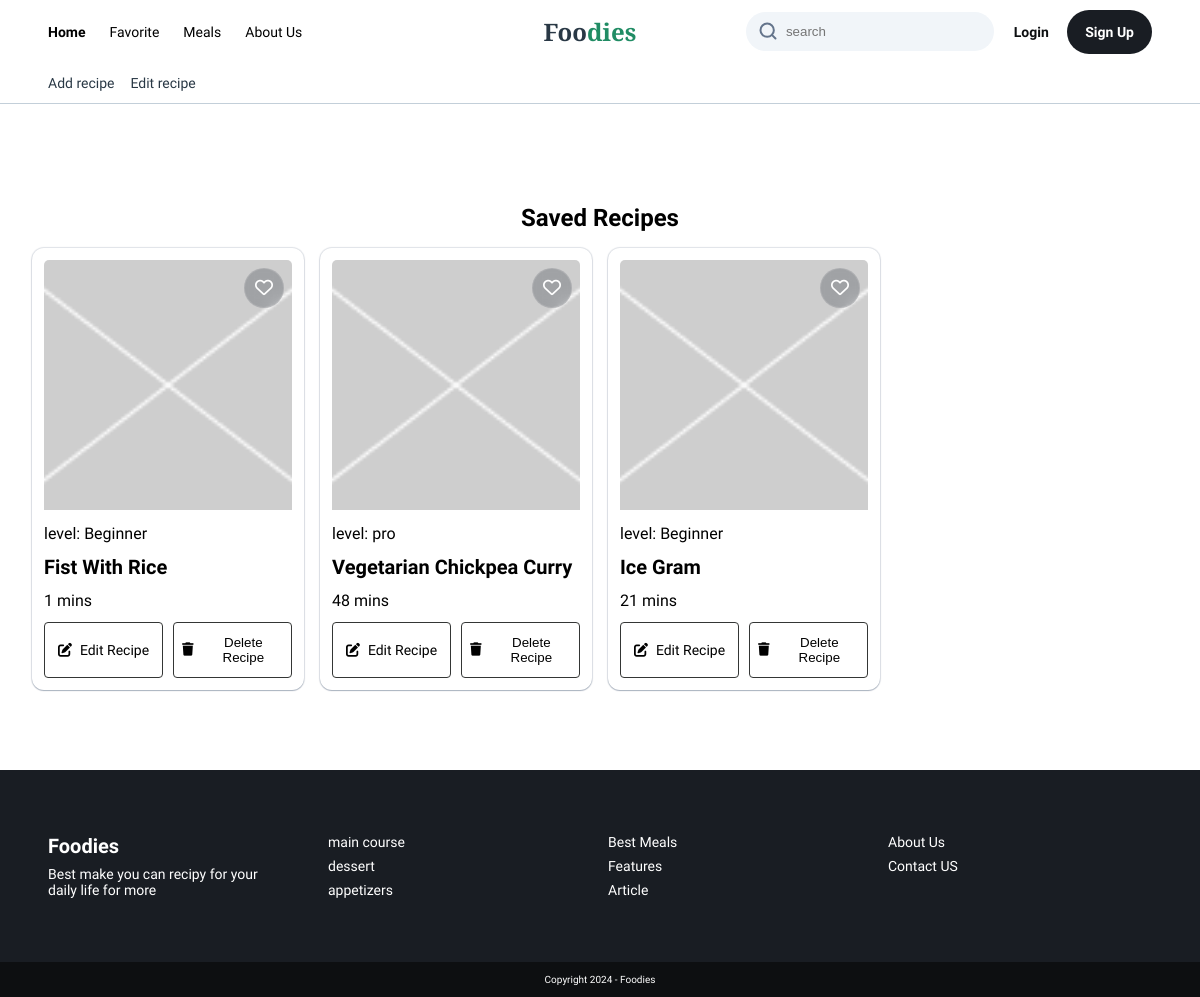
The app's page /users/EditRecipe/, older data.
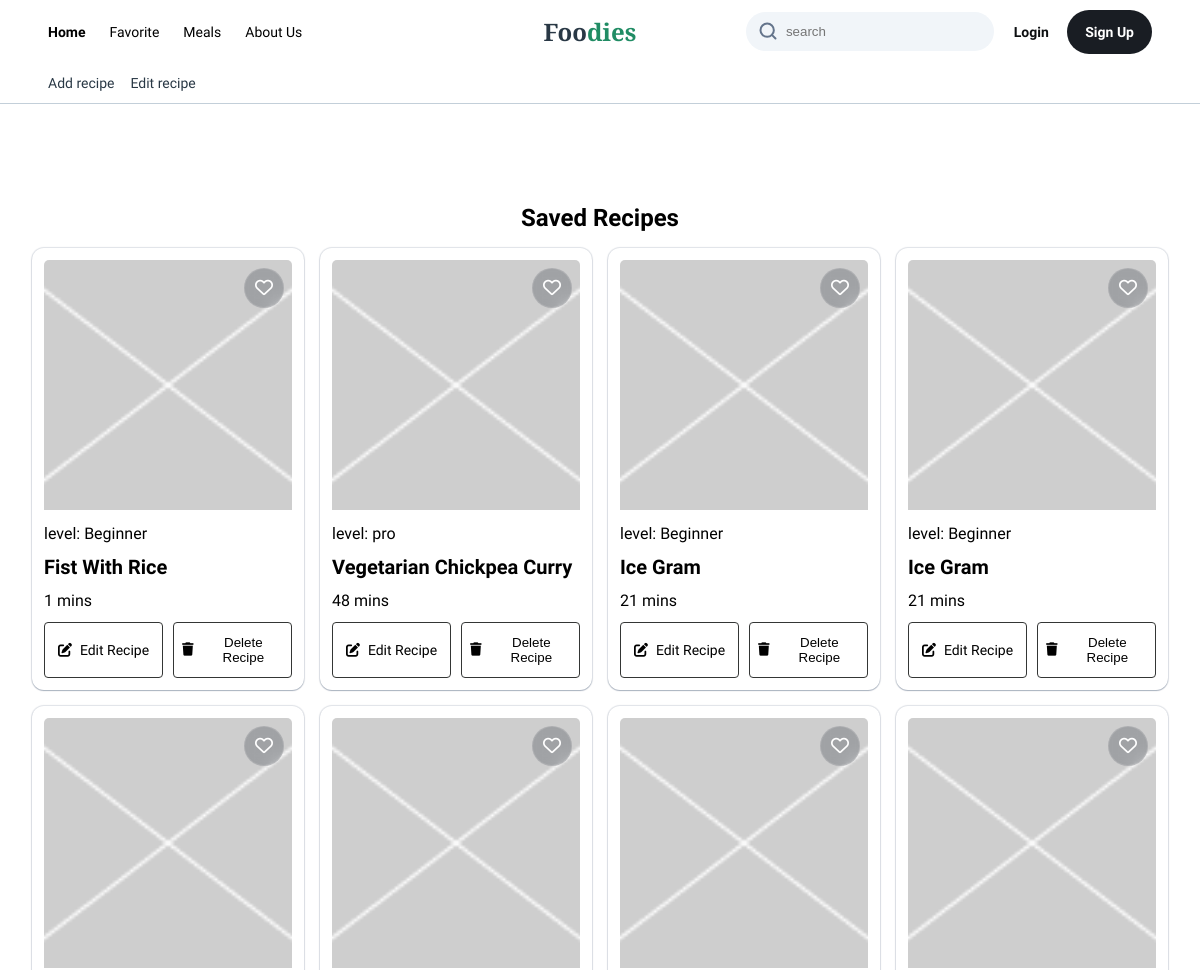
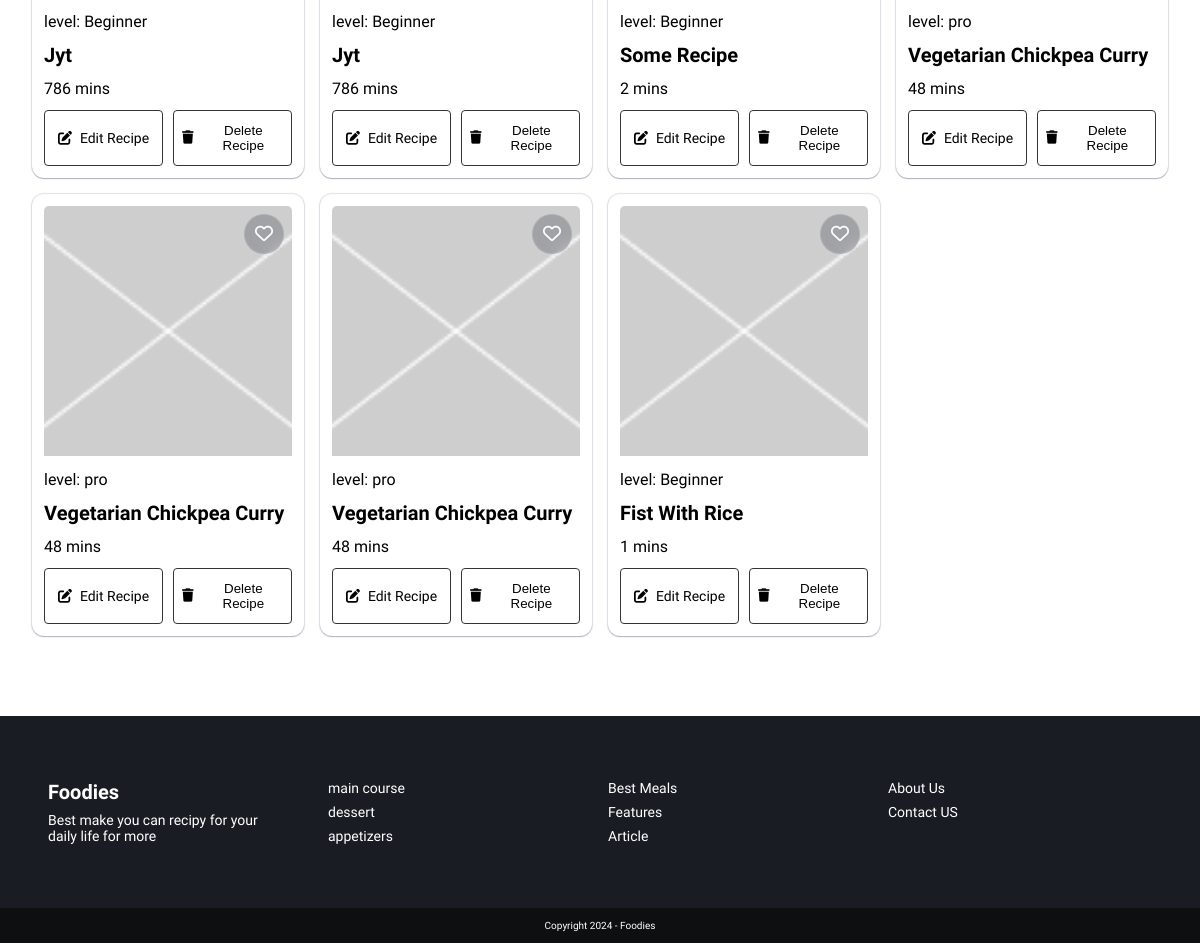
The same page, newer data (2 pictures, top to bottom).
### recipes/models.py (models this page shows, shortened)
class Recipe(models.Model):
    id = models.AutoField(primary_key=True)
    date = models.DateField(auto_now_add=True)
    name = models.CharField(max_length=100)
    publisher = models.ForeignKey(Publisher, on_delete=models.CASCADE, related_name="PublishInfo")
    description = models.TextField(null=False, blank=False)
    duration = models.PositiveIntegerField(null=True, blank=True)
    level = models.ForeignKey(Level, on_delete=models.CASCADE, name='Level')
    category = models.ForeignKey(Category, on_delete=models.CASCADE, related_name="recipes")
    ingredients = models.ManyToManyField(Ingredient, through='RecipeIngredient', related_name='recipes')
    steps = models.TextField(null=False, blank=False)
    image_link = models.CharField(max_length=1000, default='defaultImage')

class Level(models.Model):
    name = models.CharField(max_length=100)
    def __str__(self):
        return f"level: {self.name}"

### users/views.py (the view)
# urls.py: path('EditRecipe/', views.editRecipePage, name='editRecipePage'),
def editRecipePage(request):
    recipes = Recipe.objects.all()
    RecipeIngredients = RecipeIngredient.objects.all()
    bookmarks = None
    categories = None
    Categories = Category.objects.all()
    if request.user.is_authenticated:
        user = request.user
        bookmarks = Bookmark.objects.filter(user=user).select_related("recipe")
    return render(request, "users/EditRecipe.html", {
        'recipes': recipes,
        'RecipeIngredients': RecipeIngredients,
        'bookmarks': bookmarks,
        'Categories': Categories,
    })

### templates/users/EditRecipe.html (shortened to what the changed rows need)
{% load static %}
{% load bookmark_filter %}
<!DOCTYPE html>
<html lang="en">
<head>
    <link rel="stylesheet" href="{% static 'recipes/style/header.css' %}?{% now 'U' %}">
    <link rel="stylesheet" href="{% static 'users/style/profile.css' %}?{% now 'U' %}">
    <link rel="stylesheet" href="{% static 'users/style/EditRecipe.css' %}?{% now "U" %}"/>
</head>
<body>
<header>
    <div class="logo">
        <h1>
            <a href="{% url 'index' %}">Foo<span>dies</span></a>
        </h1>
    </div>
</header>
<div class="my-recipes">
    <div class="my-recipes-wrapper">
        <div class="carts-container">
            <div class="rows">
                {% for recipe in recipes %}
                    <div class="cart">
                        <div class="cart-top">
                            {% if recipe.image_link == 'defaultImage' %}
                                <img src="{% static 'Assets/defaultImage.png' %}" alt="Default Image">
                            {% else %}
                                <img src="{{ recipe.image_link }}" alt="{{ recipe.name }} Image">
                            {% endif %}
                            <form method="POST" id="form-{{ recipe.id }}" class="like-icon"
                                  action="{% url 'add_to_favorites' recipe_id=recipe.id %}">
                                <div>
                                    {% if request.user.is_authenticated %}
                                        {% if request.user|check_bookmark:recipe.id %}
                                            <i class="fa-solid marked favorite-icon fa-heart"
                                               id="icon-{{ recipe.id }}" recipeID="{{ recipe.id }}"></i>
                                        {% else %}
                                            <i class="fa-regular favorite-icon fa-heart" id="icon-{{ recipe.id }}"
                                               recipeID="{{ recipe.id }}"></i>
                                        {% endif %}
                                    {% else %}
                                        <i class="fa-regular favorite-icon fa-heart" id="icon-{{ recipe.id }}"
                                           recipeID="{{ recipe.id }}"></i>
                                    {% endif %}
                                </div>
                            </form>
                        </div>
                        <div class="cart-bottom">
                            <div class="rec-details">
                                <p class="rec-level ">{{ recipe.Level }}</p>
                                <h3 class="rec-name"><a style="color:black"
                                                        href="{% url 'recipe_details' recipe.id %}">{{ recipe.name }}</a>
                                </h3>
                            </div>
                            <div class="addition-details">
                                <p>{{ recipe.duration }} mins</p>
                            </div>
                        </div>
                        <div class="EditBtns">
                                <a class="Edit_recipe_btn btn" >
                                    <i class="fa-solid fa-pen-to-square"></i>
                                    <p>Edit Recipe</p>
                                </a>
                                <form class="deleteRecipe_form  btn" method="POST" action="{% url 'users:deleteRecipe' recipe_id=recipe.id %}">
                                    <button class="delete_recipe_btn ">
                                        <i class="fa-solid fa-trash"></i>
                                        <p>Delete Recipe</p>
                                    </button>
                                </form>
                        </div>
                    </div>
                    {% if forloop.counter|divisibleby:4 and not forloop.last %}
                        </div>
                        <div class="rows">
                    {% endif %}
                    {% empty %}
                    <h1>Empty</h1>
                {% endfor %}
                </div>
        </div>
    </div>
</div>
<footer>
    <div class="top">
        <div class="col">
            <div class="logo">
                <h1>
                    <a href="{% url 'index' %}">Foo<span>dies</span></a>
                </h1>
            </div>
        </div>
    </div>
</footer>
</body>
</html>

Row changes from the older to the newer data that the page shows:
added Recipe: Level "level: Beginner", name "Ice Gram", duration "21"
added Recipe: Level "level: Beginner", name "Jyt", duration "786"
added Recipe: Level "level: Beginner", name "Jyt", duration "786"
added Recipe: Level "level: Beginner", name "Some Recipe", duration "2"
added Recipe: Level "level: pro", name "Vegetarian Chickpea Curry", duration "48"
added Recipe: Level "level: pro", name "Vegetarian Chickpea Curry", duration "48"
added Recipe: Level "level: pro", name "Vegetarian Chickpea Curry", duration "48"
added Recipe: Level "level: Beginner", name "Fist With Rice", duration "1"
